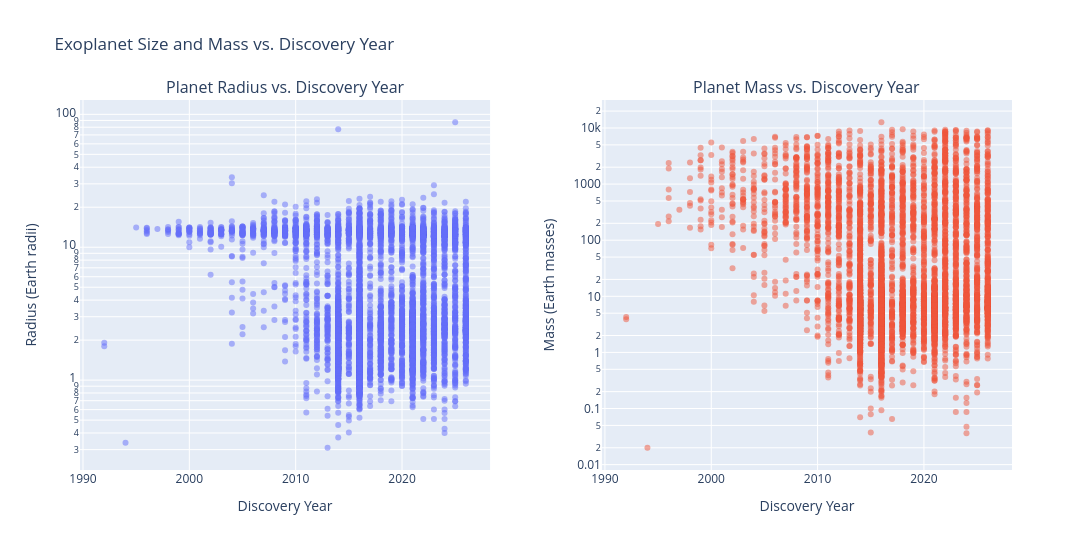

Notebook code for this chart:
### Markdown cell above
Why 2014 and 2026 had so many discoveries?
2014: Kepler Mission data
2016: New statistical validation technique (VESPA software)

### Code cell
df_radius = df.dropna(subset=["disc_year", "pl_rade"])
df_radius = df_radius[df_radius["pl_rade"] > 0]
df_radius.head

df_mass = df.dropna(subset=["disc_year", "pl_bmasse"])
df_bmasse = df_radius[df_radius["pl_bmasse"] > 0]
df_bmasse.head

fig = make_subplots(
    rows=1,
    cols=2,
    subplot_titles=(
        "Planet Radius vs. Discovery Year",
        "Planet Mass vs. Discovery Year"
    ),
    horizontal_spacing=0.12
)

fig.add_trace(
    go.Scatter(
        x=df_radius["disc_year"],
        y=df_radius["pl_rade"],
        mode="markers",
        marker=dict(opacity=0.5),
        name="Planet radius",
        text=df_radius["pl_name"],
        hovertemplate="Planet: %{text}<br>Year: %{x}<br>Radius: %{y:.2f} Earth radii<extra></extra>"
    ),
    row=1, col=1
)

# Second plot: Mass
fig.add_trace(
    go.Scatter(
        x=df_mass["disc_year"],
        y=df_mass["pl_bmasse"],
        mode="markers",
        marker=dict(opacity=0.5),
        name="Planet mass",
        text=df_mass["pl_name"],
        hovertemplate="Planet: %{text}<br>Year: %{x}<br>Mass: %{y:.2f} Earth masses<extra></extra>"
    ),
    row=1, col=2
)
fig.update_xaxes(title_text="Discovery Year", row=1, col=1)
fig.update_xaxes(title_text="Discovery Year", row=1, col=2)
fig.update_yaxes(title_text="Radius (Earth radii)", type="log", row=1, col=1)
fig.update_yaxes(title_text="Mass (Earth masses)", type="log", row=1, col=2)

fig.update_layout(
    title="Exoplanet Size and Mass vs. Discovery Year",
    height=550,
    width=1100,
    showlegend=False
)

#fig = px.scatter(df_radius, x="disc_year", y="pl_rade")

# Displaying the scatter plot
fig.show()

### Figure 1 — Plotly figure (JSON) as saved in the notebook; plotly's stock layout.template omitted (floating-point values rounded to 4 significant figures; data arrays with more than 128 entries replaced by an {"elided": "..."} marker saying what was removed)
{"data": [{"hovertemplate": "Planet: %{text}<br>Year: %{x}<br>Radius: %{y:.2f} Earth radii<extra></extra>", "marker": {"opacity": 0.5}, "mode": "markers", "name": "Planet radius", "text": {"elided": "6420 str values"}, "type": "scatter", "x": {"elided": "6420 int values"}, "xaxis": "x", "y": {"elided": "6420 float values"}, "yaxis": "y"}, {"hovertemplate": "Planet: %{text}<br>Year: %{x}<br>Mass: %{y:.2f} Earth masses<extra></extra>", "marker": {"opacity": 0.5}, "mode": "markers", "name": "Planet mass", "text": {"elided": "6439 str values"}, "type": "scatter", "x": {"elided": "6439 int values"}, "xaxis": "x2", "y": {"elided": "6439 float values"}, "yaxis": "y2"}], "layout": {"annotations": [{"font": {"size": 16}, "showarrow": false, "text": "Planet Radius vs. Discovery Year", "x": 0.22, "xanchor": "center", "xref": "paper", "y": 1, "yanchor": "bottom", "yref": "paper"}, {"font": {"size": 16}, "showarrow": false, "text": "Planet Mass vs. Discovery Year", "x": 0.78, "xanchor": "center", "xref": "paper", "y": 1, "yanchor": "bottom", "yref": "paper"}], "height": 550, "showlegend": false, "title": {"text": "Exoplanet Size and Mass vs. Discovery Year"}, "width": 1100, "xaxis": {"anchor": "y", "domain": [0, 0.44], "title": {"text": "Discovery Year"}}, "xaxis2": {"anchor": "y2", "domain": [0.56, 1], "title": {"text": "Discovery Year"}}, "yaxis": {"anchor": "x", "domain": [0, 1], "title": {"text": "Radius (Earth radii)"}, "type": "log"}, "yaxis2": {"anchor": "x2", "domain": [0, 1], "title": {"text": "Mass (Earth masses)"}, "type": "log"}}}
